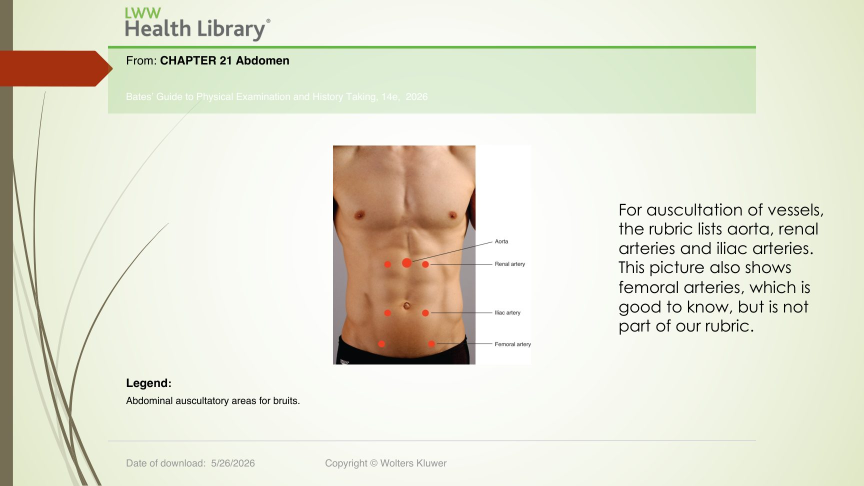
#> input picture OCS/2 System Rubric - Cardiovascular, Pulmonary, Regional OSE, and Special Tests/assets/abdominal_aortic_renal_iliac_auscultation_sites.jpg, 1728 x 972 px, given in place of image3.png, which was not available (shown at 1/2 size)
$ python figs.py
#> lines starting #> are read from the running program, lines starting #| are printed output that depends on the picture
from PIL import Image
import os
A='/Users/jeeval/Documents/GitHub/Second-Year/OMK/Cardio/Week 15/notes/assets/'
F={'app-session-1':[
 ('pres','image3.png','as1-ischemia-descriptors.jpg',1100),('pres','image2.png','as1-chest-pain-table.jpg',1300),
 ('pres','image4.jpeg','as1-fh-signs.jpg',1100),('pres','image11.png','as1-sihd-testing.jpg',1400),
 ('pres','image12.jpeg','as1-omt-survival.jpg',900),('pres','image13.png','as1-nstemi-ecg.jpg',1400),
 ('pres','image14.jpeg','as1-acs-pyramid.jpg',1300),('pres','image16.png','as1-type1-type2-mi.jpg',1200),
 ('pres','image17.png','as1-coronary-flow-reserve.jpg',800),('pres','image20.png','as1-nste-acs-invasive.jpg',1000),
 ('pres','image24.png','as1-mechanical-complications.jpg',900),('pres','image27.jpeg','as1-vsr-echo.jpg',900),
 ('pres','image15.jpg','as1-mi-classification.jpg',900),
 ('htn','image8.jpeg','as1-bp-methods.jpg',900),('htn','image10.png','as1-sodium-mechanism.jpg',1200),
 ('htn','image13.png','as1-bp-phenotypes.jpg',800),('htn','image18.jpeg','as1-aldosterone-principal-cell.jpg',1200),
 ('htn','image19.jpeg','as1-aldosterone-tissues.jpg',1000),('htn','image21.png','as1-low-renin-algorithm.jpg',1100),
 ('htn','image22.jpeg','as1-pa-prevalence.jpg',960),('htn','image27.png','as1-pa-management.jpg',1400),
 ('htn','image28.jpeg','as1-aldosterone-escape.jpg',1200),('htn','image29.png','as1-renin-independent-aldo.jpg',1400),
 ('htn','image6.jpeg','as1-bp-positioning.jpg',1000)],
'app-session-2':[
 ('hf','image1.jpeg','as2-hfpef-ecg.jpg',1024),('hf','image3.png','as2-psax-lvh.jpg',833),('hf','image4.png','as2-concentric-eccentric.jpg',900),
 ('hf','image5.png','as2-h2fpef.jpg',1300),('hf','image7.jpeg','as2-hfref-vs-hfpef.jpg',905),('hf','image8.jpeg','as2-nyha.jpg',1280),
 ('hf','image9.jpeg','as2-diuretic-sites.jpg',1400),('hf','image10.png','as2-sglt2i-mechanism.jpg',1300),('hf','image12.png','as2-mra-mechanisms.jpg',1100),
 ('hf','image14.png','as2-alcohol-cm.jpg',1000),('hf','image15.png','as2-cocaine-bb.jpg',1200),('hf','image16.jpeg','as2-cxr-edema.jpg',800),
 ('hf','image17.jpeg','as2-cxr-signs.jpg',640),('hf','image19.png','as2-forrester.jpg',1300),('hf','image20.png','as2-neurohormonal.jpg',1300),
 ('hf','image21.png','as2-loop-diuretic.jpg',1200),('hf','image22.png','as2-pillars-remodeling.jpg',900),('hf','image23.png','as2-pillars-hr.jpg',900),
 ('hf','image25.png','as2-shock-types.jpg',758),('hf','image26.png','as2-starling-curves.jpg',1100),('hf','image27.png','as2-adhf-cycle.jpg',1300),
 ('hf','image29.jpg','as2-hfpef-algorithm.jpg',1300),('hf','image30.jpg','as2-hfref-rapid-gdmt.jpg',1400),
 ('pad','image2.png','as2-leg-arteries.jpg',518),('pad','image3.png','as2-claudication-ddx.jpg',1299),('pad','image5.jpeg','as2-pad-prevalence.jpg',1100),
 ('pad','image6.png','as2-pad-odds-ratios.jpg',1400),('pad','image10.png','as2-pad-subsets.jpg',744),('pad','image11.png','as2-dependent-rubor.jpg',636),
 ('pad','image12.png','as2-buerger-test.jpg',542),('pad','image13.jpeg','as2-pad-symptom-sites.jpg',256),('pad','image14.png','as2-leriche-ct.jpg',429),
 ('pad','image15.png','as2-abi-method.jpg',1300),('pad','image16.png','as2-abi-cutoffs.jpg',1400),('pad','image17.png','as2-pvr-doppler.jpg',835),
 ('pad','image18.png','as2-pad-diagnostic-algorithm.jpg',868),('pad','image21.png','as2-pad-antithrombotic.jpg',1400),('pad','image20.jpeg','as2-pad-medical-therapy.jpg',750),
 ('pad','image23.jpeg','as2-exercise-mechanisms.jpg',1280),('pad','image24.png','as2-set-table.jpg',1400),('pad','image25.jpeg','as2-smoking-outcomes.jpg',1400),
 ('pad','image26.jpeg','as2-smoking-plan.jpg',942),('pad','image29.png','as2-polyvascular.jpg',1400)]}
for d,L in F.items():
    os.makedirs(A+d,exist_ok=True)
    for k,src,dst,mx in L:
        im=Image.open(f'{k}/ppt/media/{src}')
#> im is the input picture: PIL image 1728x972 RGB; mean R, G, B 228.5, 228.1, 212.1
        if im.mode in ('RGBA','LA','P'):
            im=im.convert('RGBA'); bg=Image.new('RGB',im.size,'white'); bg.paste(im,mask=im.split()[3]); im=bg
        else: im=im.convert('RGB')
        im.thumbnail((mx,mx*3)); im.save(A+d+'/'+dst,'JPEG',quality=86,optimize=True,progressive=True)
#> after `im.thumbnail((mx, mx * 3))`:
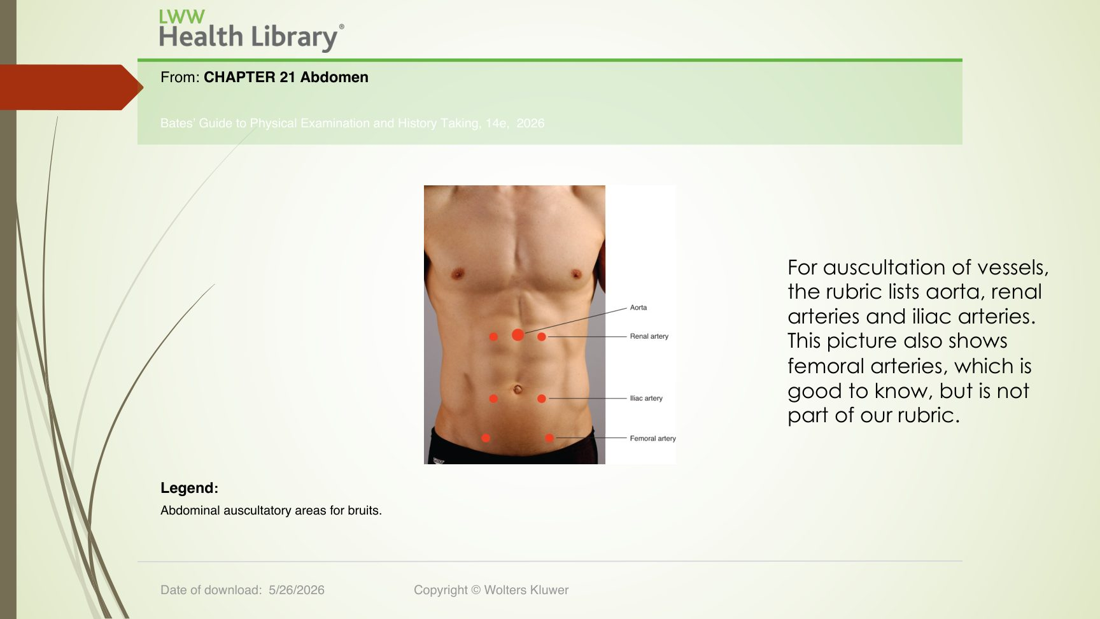
#> im: PIL image 1100x619 RGB; mean R, G, B 228.5, 228.1, 212.1
#> (the run stopped early here; a loop or call above may not have finished)

$ run again, on OCS/2 System Rubric - Cardiovascular, Pulmonary, Regional OSE, and Special Tests/assets/allens_test_sequence.jpg
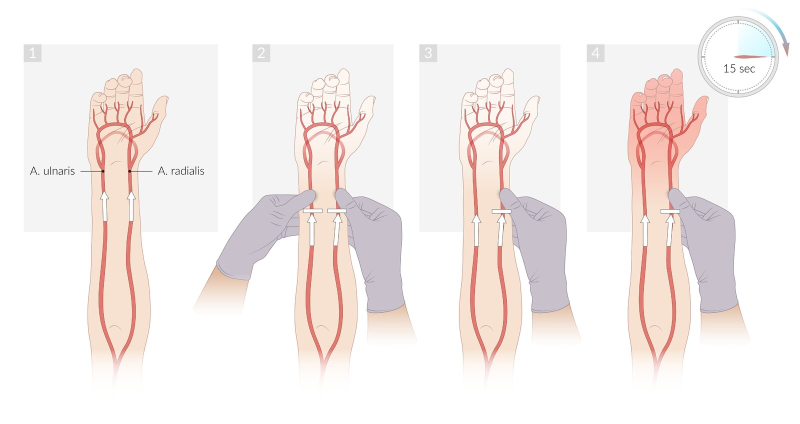
#> input picture OCS/2 System Rubric - Cardiovascular, Pulmonary, Regional OSE, and Special Tests/assets/allens_test_sequence.jpg, 1600 x 848 px, given in place of image3.png, which was not available (shown at 1/2 size)
#> im is the input picture: PIL image 1600x848 RGB; mean R, G, B 245.8, 239.1, 237.2
#> `im.thumbnail((mx, mx * 3))`:
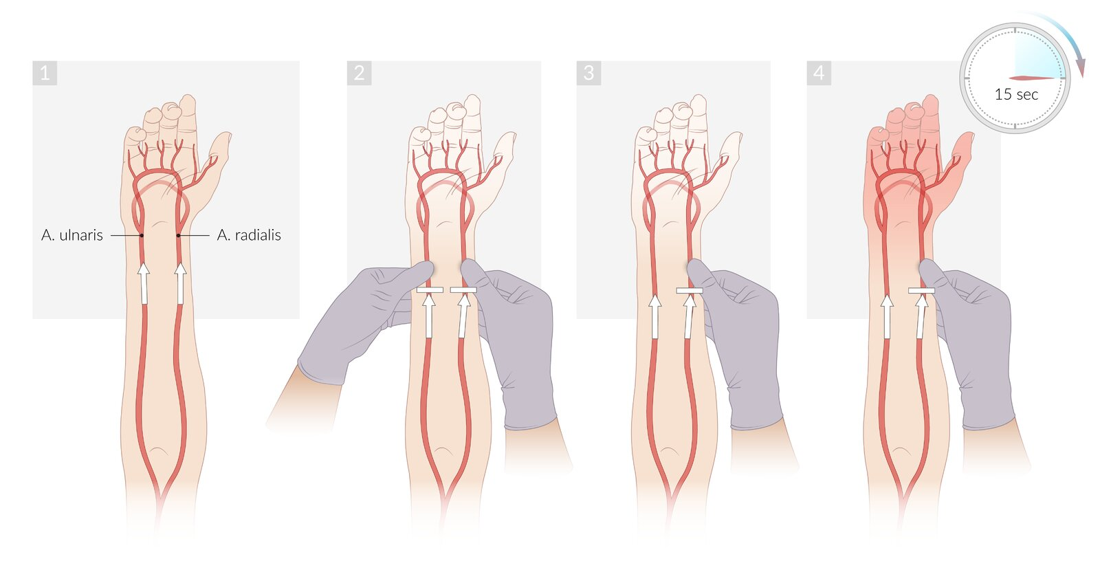
#> im: PIL image 1100x583 RGB; mean R, G, B 245.8, 239.1, 237.2
